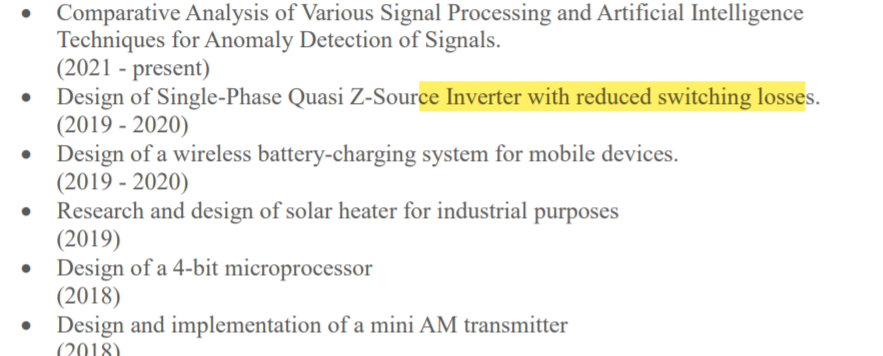
#> input picture images/highlight_3.PNG, 883 x 356 px, found by its file name
$ python main.py images/highlight_3.PNG
#> lines starting #> are read from the running program, lines starting #| are printed output that depends on the picture; after the words box and inside, x2 and y2 are one past the last pixel; in counts of white or black regions, pixels touching at a corner belong together
### utils.py
import cv2
import numpy as np


def detectColor(img, hsv):
    imgHSV = cv2.cvtColor(img, cv2.COLOR_BGR2HSV)
    # cv2.imshow("imgResult", imgHSV)
    lower = np.array([hsv[0], hsv[2], hsv[4]])
    upper = np.array([hsv[1], hsv[3], hsv[5]])
    mask = cv2.inRange(imgHSV, lower, upper)
    # cv2.imshow("imgResult", mask)
    imgMask = cv2.bitwise_and(img, img, mask=mask)
    # cv2.imshow("imgResult", imgMask)
    imgResult = cv2.bitwise_and(imgMask, imgMask, mask=mask)
    # cv2.imshow("imgResult", imgResult)
    return imgResult

def getContours(img, imgDraw, cThr=[100, 100], showCanny=False, minArea=1000, filter=0, draw=False):
    imgDraw = imgDraw.copy()
    imgCopy = img.copy()
    imgGray = cv2.cvtColor(imgCopy, cv2.COLOR_BGR2GRAY)
    imgBlur = cv2.GaussianBlur(imgGray, (15, 15), 1)
    imgCanny = cv2.Canny(imgBlur, cThr[0], cThr[1])
    kernel = np.array((10, 10))
    imgDial = cv2.dilate(imgCanny, kernel, iterations=1)
    imgClose = cv2.morphologyEx(imgDial, cv2.MORPH_CLOSE, kernel)

    if showCanny: cv2.imshow('Canny', imgClose)
    contours, hiearchy = cv2.findContours(imgClose, cv2.RETR_EXTERNAL, cv2.CHAIN_APPROX_NONE)
    # [4 lines of commented-out code are left out]
    finalContours = []
    for i in contours:
        img = cv2.drawContours(img, i, -1, (0, 255, 0), 3)
        area = cv2.contourArea(i)
        if area > minArea:
            peri = cv2.arcLength(i, True)
            approx = cv2.approxPolyDP(i, 0.0002 * peri, True)
            bbox = cv2.boundingRect(approx)
            if filter > 0 :
                if len(approx) == filter:
                    finalContours.append([len(approx), area, approx, bbox, i])

                else:
                    finalContours.append([len(approx), area, approx, bbox, i])

    finalContours = sorted(finalContours, key=lambda x: x[1], reverse=True)
    if draw:
        for con in finalContours:
            x, y, w, h = con[3]
            b = 2
            start_point =  (x - b, y - b)
            end_point = (x + w + b, y + h + b)
            cv2.rectangle(imgCopy, start_point, end_point, (255, 0, 255), 1)
            cv2.drawContours(imgDraw, con[4], -1,(0,0,255), 2)
        # cv2.imshow("Things" ,imgCopy)
    return imgCopy, finalContours

def getRoi(img, contours):
    roiList = []
    for con in contours:
        x, y, w, h = con[3]
        b = 3
        roiList.append(img[y - b:(y + h) + b, x -b :(x + w) + b])
    return roiList

def roiDisplay(roiList):
    for x, roi in enumerate(roiList):
        roi = cv2.resize(roi, (0,0), None, 2, 2)
        # cv2.imshow(str(x),roi)

# [4 lines left out: function saveText, not called in this run]

### main.py
# To add a new cell, type '# %%'
# To add a new markdown cell, type '# %% [markdown]'
# %% [markdown]
# ## Import Libraries
# %% [markdown]
# ## Main code

# %%
import sys
import cv2
import pytesseract
import numpy as np
from PIL import ImageGrab
from utils import *

pytesseract.pytesseract.tesseract_cmd = 'C:\\Program Files\\Tesseract-OCR\\tesseract.exe'
# path = 'c:/Users/Sir-Lord/Documents/GitHub/highlight-service-v1/public/uploads\\'+ str(sys.argv[1])
path = 'images/highlight_3.png'
# fullpath = path + str(sys.argv[1])

img = cv2.imread(path)
#> img is the input picture: shape (356, 883, 3); mean B, G, R 239.8, 244.4, 245
# [46 lines of commented-out code are left out]
hsv = [0, 179, 49, 255, 183, 255]
# hsv = [0, 179, 0, 255, 160, 250]

#### Step 2 ####
imgResult = detectColor(img, hsv)
#> in detectColor, `mask = cv2.inRange(imgHSV, lower, upper)`:
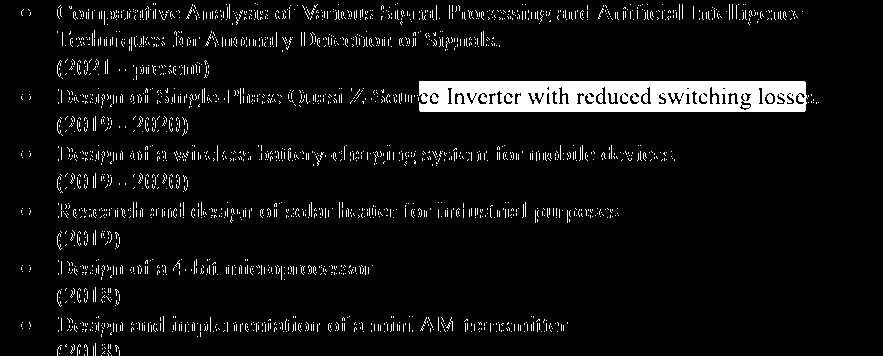
#> mask: shape (356, 883); 6.2% white; 2180 white regions (2174 under 20 px), largest, box (x1, y1, x2, y2) and area: (419, 81, 808, 112) 10503, (57, 60, 62, 77) 24, (57, 233, 62, 250) 24, (57, 290, 62, 307) 24, (57, 119, 61, 134) 21, (57, 176, 61, 191) 21


#### Step 3 & 4 ####
imgContours, contours = getContours(imgResult, img, showCanny=False, minArea=1000, filter=4, cThr=[250, 250], draw=True)
#> in getContours, `imgClose = cv2.morphologyEx(imgDial, cv2.MORPH_CLOSE, kernel)`:
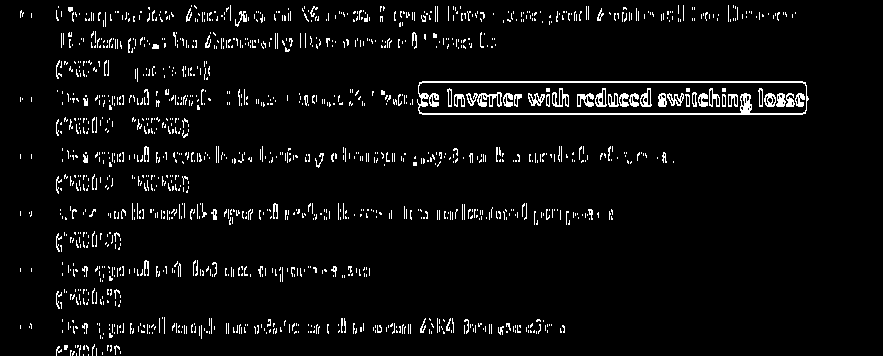
#> imgClose: shape (356, 883); 4.6% white in thin lines or dots, all inside (x1, y1, x2, y2) = (20, 5, 809, 356)
#> in getContours, `contours, hiearchy = cv2.findContours(imgClose, cv2.RETR_EXTERNAL, cv2..`: contours = 1354 contours, 1345 with area under 20; largest, box (x1, y1, x2, y2) and area: (417, 81, 809, 115) 12762, (235, 11, 247, 27) 32, (211, 209, 217, 220) 30, (597, 8, 604, 21) 27, (144, 260, 149, 276) 21; hiearchy = 1354 rows, first 6: [1, -1, -1, -1], [2, 0, -1, -1], [3, 1, -1, -1], [4, 2, -1, -1], [5, 3, -1, -1], [6, 4, -1, -1]
#> the loop in getContours, `for i in contours:` made 1354 passes
#> (area, peri, bbox) on pass 931: (12761.5, 853.7, (417, 81, 392, 34))
#> after the loop in getContours, `for i in contours:`:
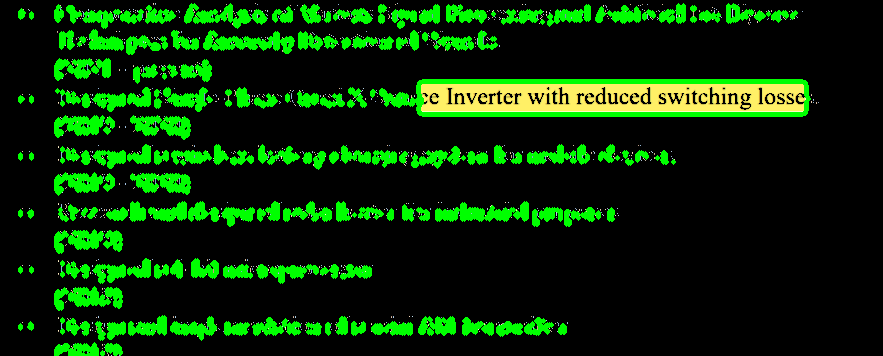
#> img: shape (356, 883, 3); mean B, G, R 4.1, 45.3, 8.4
#> after the loop in getContours, `for i in contours:`: finalContours = 1 item
#> the loop in getContours, `for con in finalContours:` made 1 pass
#> (x, y, w, h, b, start_point, end_point) on pass 1: (417, 81, 392, 34, 2, (415, 79), (811, 117))
#> after the loop in getContours, `for con in finalContours:`:
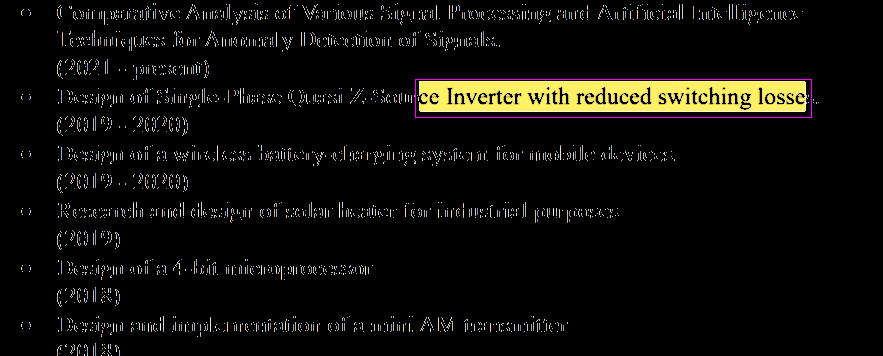
#> imgCopy: shape (356, 883, 3); mean B, G, R 9.4, 13.1, 14.3
#> after the loop in getContours, `for con in finalContours:`:
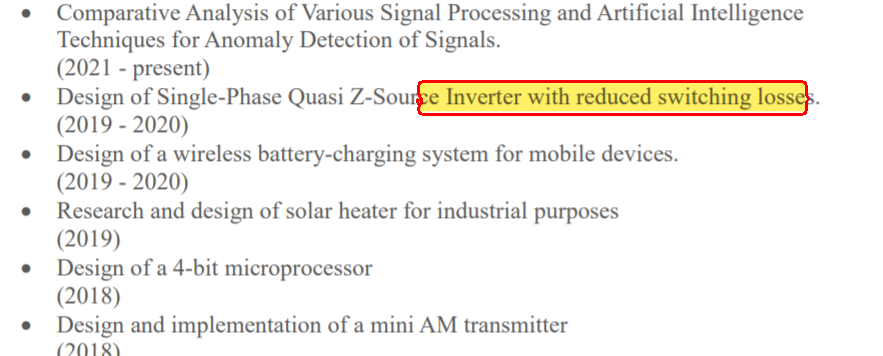
#> imgDraw: shape (356, 883, 3); 0.8% of pixels changed, all inside (x1, y1, x2, y2) = (416, 80, 810, 116)
#> contours = 1 item

# cv2.imshow('imgContours', imgContours)
# print('No. of Highlights:', len(contours))

#### Step 5 ####
roiList = getRoi(imgContours, contours)
#> the loop in getRoi, `for con in contours:` made 1 pass
#> (x, y, w, h, b) on pass 1: (417, 81, 392, 34, 3)
#> roiList = 1 item
roiDisplay(roiList)
#> the loop in roiDisplay, `for x, roi in enumerate(roiList):` made 1 pass
#> x on pass 1: 0
#> pass 1, in roiDisplay, `roi = cv2.resize(roi, (0,0), None, 2, 2)`:
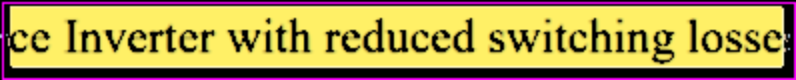
#> roi: shape (80, 796, 3); mean of channels 0, 1, 2 82.9, 154.3, 177.6; drawn as B, G, R

# # # # # # # #### Step 6 ####
highlightedText = []
for x, roi in enumerate(roiList):
    roi = cv2.cvtColor(roi, cv2.COLOR_BGR2RGB)
#> (the run stopped early here; a loop or call above may not have finished)

$ run again, with images/highlight_1.png copied over images/highlight_3.PNG
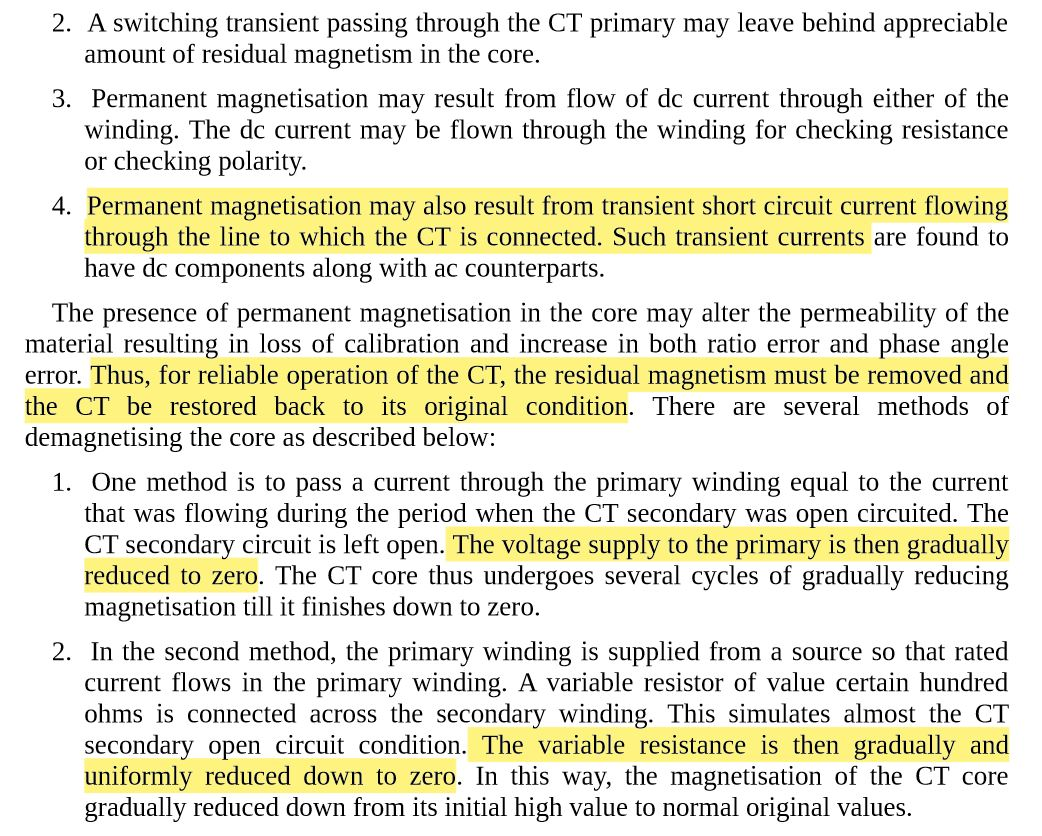
#> input picture images/highlight_1.png, 1042 x 836 px, found by its file name
#> img is the input picture: shape (836, 1042, 3); mean B, G, R 209.7, 227.8, 229.4
#> imgHSV: shape (836, 1042, 3); mean H, S, V 10.9, 25.4, 229.5
#> mask: shape (836, 1042); 16.3% white; 138 white regions (48 under 20 px), largest, box (x1, y1, x2, y2) and area: (84, 187, 1009, 255) 46591, (24, 356, 1009, 424) 42633, (445, 526, 1010, 562) 16710
#> imgCanny: shape (836, 1042); 3.6% white in thin lines or dots, all inside (x1, y1, x2, y2) = (23, 187, 1011, 795)
#> imgDial: shape (836, 1042); 5.7% white in thin lines or dots, all inside (x1, y1, x2, y2) = (23, 187, 1011, 796)
#> imgClose: shape (836, 1042); 6% white in thin lines or dots, all inside (x1, y1, x2, y2) = (23, 188, 1011, 797)
#> in getContours, `contours, hiearchy = cv2.findContours(imgClose, cv2.RETR_EXTERNAL, cv2..`: contours = 6 contours; box (x1, y1, x2, y2) and area: (83, 188, 1010, 257) 58522, (23, 357, 1010, 427) 53506, (444, 526, 1011, 565) 21419, (466, 727, 1011, 765) 19878, (83, 758, 458, 797) 13672, (83, 557, 259, 596) 6464; hiearchy = [[1, -1, -1, -1], [2, 0, -1, -1], [3, 1, -1, -1], [4, 2, -1, -1], [5, 3, -1, -1], [-1, 4, -1, -1]]
#> the loop in getContours, `for i in contours:` made 6 passes
#> (area, peri, bbox) on passes 1 to 6: (13672.5, 873.2, (83, 758, 375, 39)), (19878.5, 1192.8, (466, 727, 545, 38)), (6464, 429.7, (83, 557, 176, 39)), (21419, 1203.9, (444, 526, 567, 39)), (53505.5, 2147.3, (23, 357, 987, 70)), (58522.5, 1992.7, (83, 188, 927, 69))
#> after the loop in getContours, `for i in contours:`:
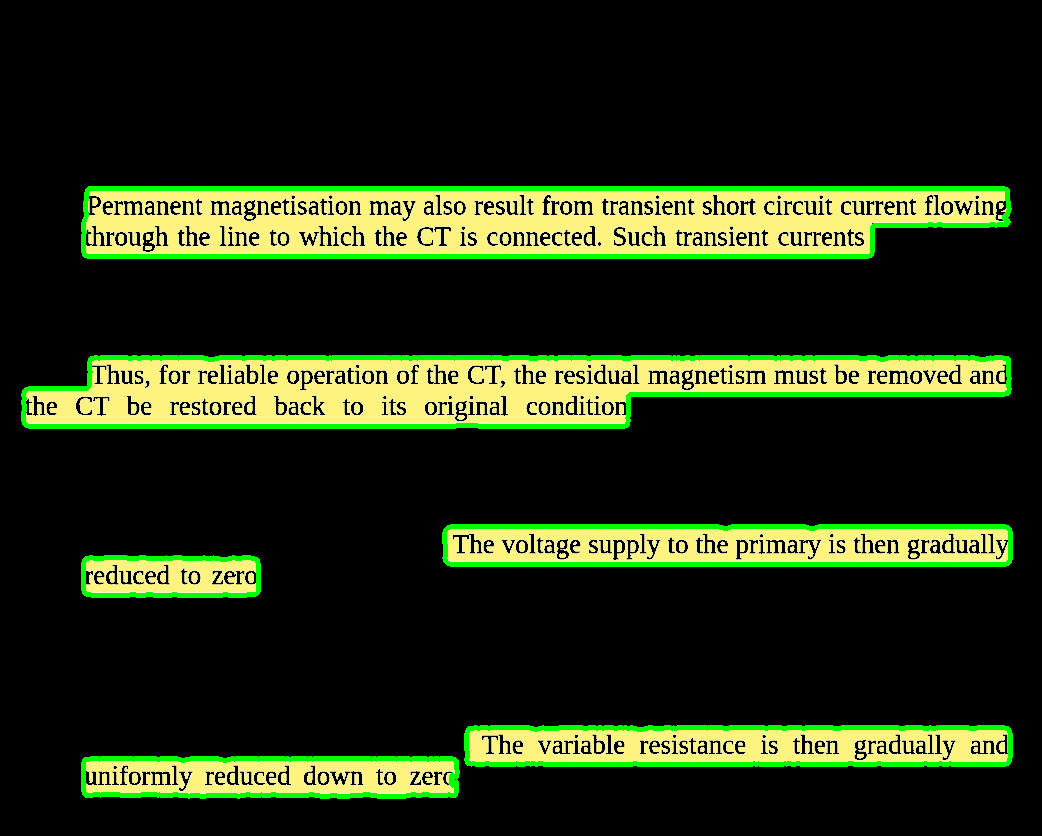
#> img: shape (836, 1042, 3); mean B, G, R 20.2, 47, 37
#> after the loop in getContours, `for i in contours:`: finalContours = 6 items
#> the loop in getContours, `for con in finalContours:` made 6 passes
#> (x, y, w, h, start_point, end_point) on passes 1 to 6: (83, 188, 927, 69, (81, 186), (1012, 259)), (23, 357, 987, 70, (21, 355), (1012, 429)), (444, 526, 567, 39, (442, 524), (1013, 567)), (466, 727, 545, 38, (464, 725), (1013, 767)), (83, 758, 375, 39, (81, 756), (460, 799)), (83, 557, 176, 39, (81, 555), (261, 598))
#> the loop in getRoi, `for con in contours:` made 6 passes
#> (x, y, w, h) on passes 1 to 6: (83, 188, 927, 69), (23, 357, 987, 70), (444, 526, 567, 39), (466, 727, 545, 38), (83, 758, 375, 39), (83, 557, 176, 39)
#> the loop in roiDisplay, `for x, roi in enumerate(roiList):` made 6 passes

$ run again, with images/highlight_2.png copied over images/highlight_3.PNG
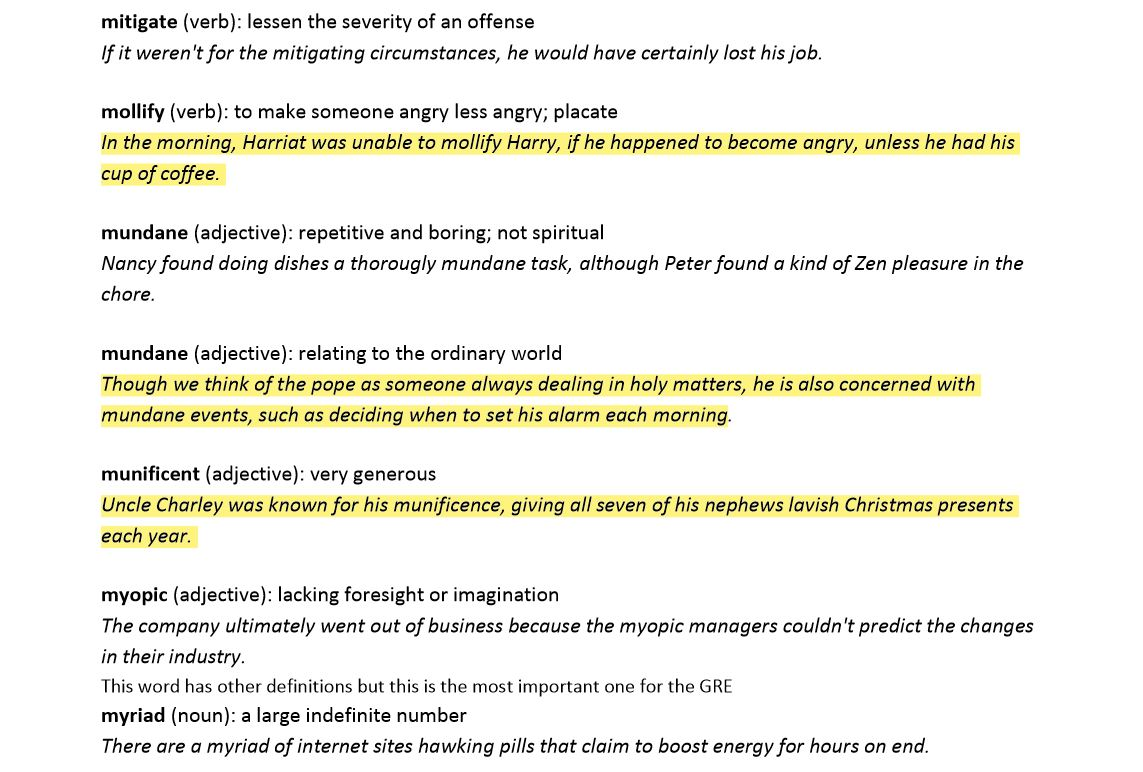
#> input picture images/highlight_2.png, 1143 x 772 px, found by its file name
#> img is the input picture: shape (772, 1143, 3); mean B, G, R 233.4, 241.2, 241.8
#> imgHSV: shape (772, 1143, 3); mean H, S, V 6.7, 11.8, 241.9
#> mask: shape (772, 1143); 7.2% white; 107 white regions (38 under 20 px), largest, box (x1, y1, x2, y2) and area: (100, 132, 1020, 156) 16261, (100, 495, 1020, 518) 16099, (100, 374, 982, 397) 15230
#> imgCanny: shape (772, 1143); 2.6% white in thin lines or dots, all inside (x1, y1, x2, y2) = (99, 131, 1021, 549)
#> imgDial: shape (772, 1143); 4.2% white in thin lines or dots, all inside (x1, y1, x2, y2) = (99, 131, 1021, 550)
#> imgClose: shape (772, 1143); 4.4% white in thin lines or dots, all inside (x1, y1, x2, y2) = (99, 132, 1021, 551)
#> in getContours, `contours, hiearchy = cv2.findContours(imgClose, cv2.RETR_EXTERNAL, cv2..`: contours = 7 contours; box (x1, y1, x2, y2) and area: (100, 132, 1021, 158) 22743, (99, 495, 1020, 521) 22672, (100, 374, 983, 400) 21466, (99, 404, 728, 431) 15214, (100, 163, 227, 189) 3047, (99, 526, 199, 551) 2192, (723, 416, 729, 431) 46; hiearchy = [[1, -1, -1, -1], [2, 0, -1, -1], [3, 1, -1, -1], [4, 2, -1, -1], [5, 3, -1, -1], [6, 4, -1, -1], [-1, 5, -1, -1]]
#> the loop in getContours, `for i in contours:` made 7 passes
#> (area, peri, bbox) on passes 1, 2, 4, 5, 6, 7: (2191.5, 275, (99, 526, 100, 25)), (22672, 1971.9, (99, 495, 921, 26)), (15214, 1451.9, (99, 404, 629, 27)), (21466.5, 1853.5, (100, 374, 883, 26)), (3047, 311.1, (100, 163, 127, 26)), (22743, 1957.6, (100, 132, 921, 26))
#> after the loop in getContours, `for i in contours:`:
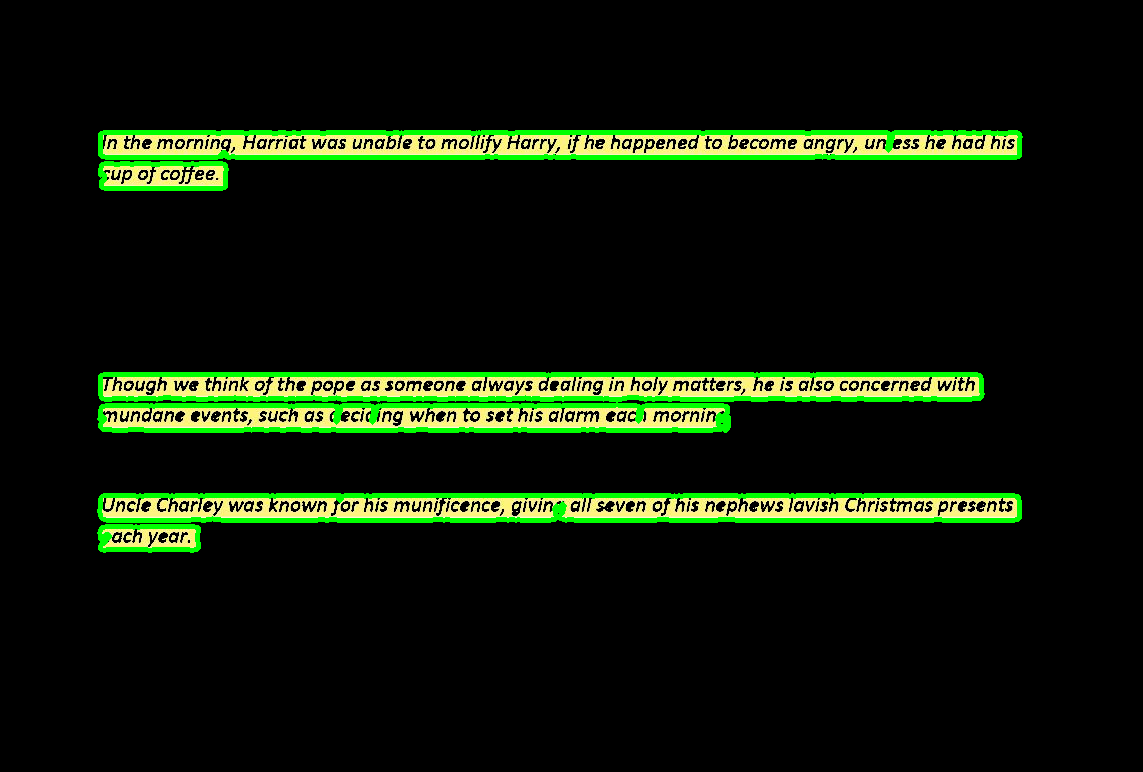
#> img: shape (772, 1143, 3); mean B, G, R 8.4, 25, 14.4
#> after the loop in getContours, `for i in contours:`: finalContours = 6 items
#> the loop in getContours, `for con in finalContours:` made 6 passes
#> (x, y, w, h, start_point, end_point) on passes 1 to 6: (100, 132, 921, 26, (98, 130), (1023, 160)), (99, 495, 921, 26, (97, 493), (1022, 523)), (100, 374, 883, 26, (98, 372), (985, 402)), (99, 404, 629, 27, (97, 402), (730, 433)), (100, 163, 127, 26, (98, 161), (229, 191)), (99, 526, 100, 25, (97, 524), (201, 553))
#> the loop in getRoi, `for con in contours:` made 6 passes
#> (x, y, w, h) on passes 1 to 6: (100, 132, 921, 26), (99, 495, 921, 26), (100, 374, 883, 26), (99, 404, 629, 27), (100, 163, 127, 26), (99, 526, 100, 25)
#> the loop in roiDisplay, `for x, roi in enumerate(roiList):` made 6 passes
